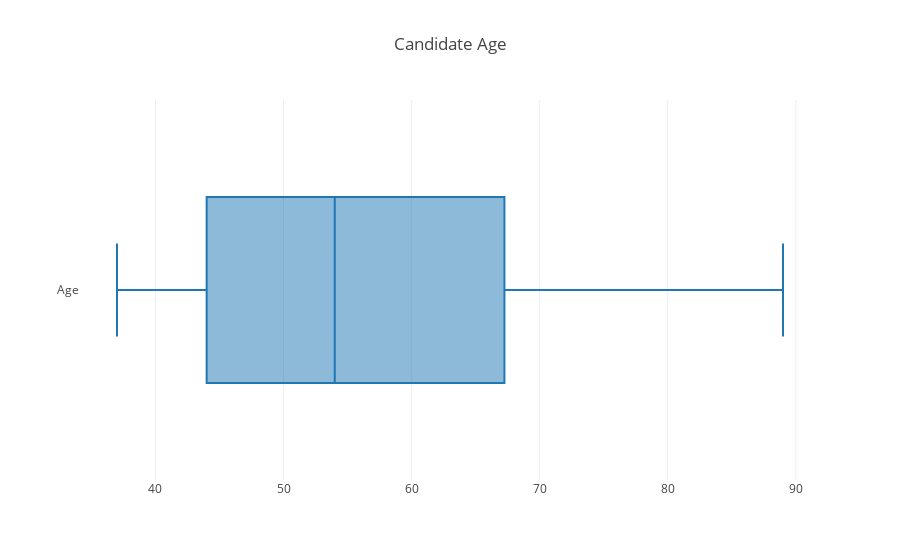

Here is the notebook cell this chart was saved with:
### Code cell
trace0 = go.Box(
    x=candidates['Age'],
    name='Age'
)
data = [trace0]
layout = go.Layout(
    title='Candidate Age'
)
fig = go.Figure(data=data, layout=layout)
iplot(fig)

### Figure 1 — Plotly figure (JSON) as saved in the notebook; plotly's stock layout.template omitted (floating-point values rounded to 4 significant figures)
{"data": [{"name": "Age", "type": "box", "uid": "23254de3-881e-4728-8012-b388200e38de", "x": [54, 76, 50, 53, 37, 58, 44, 56, 38, 89, 54, 67, 68, 58, 40, 44, 46, 45, 77, 38, 69, 66, 44, 72, 52]}], "layout": {"title": {"text": "Candidate Age"}}}
